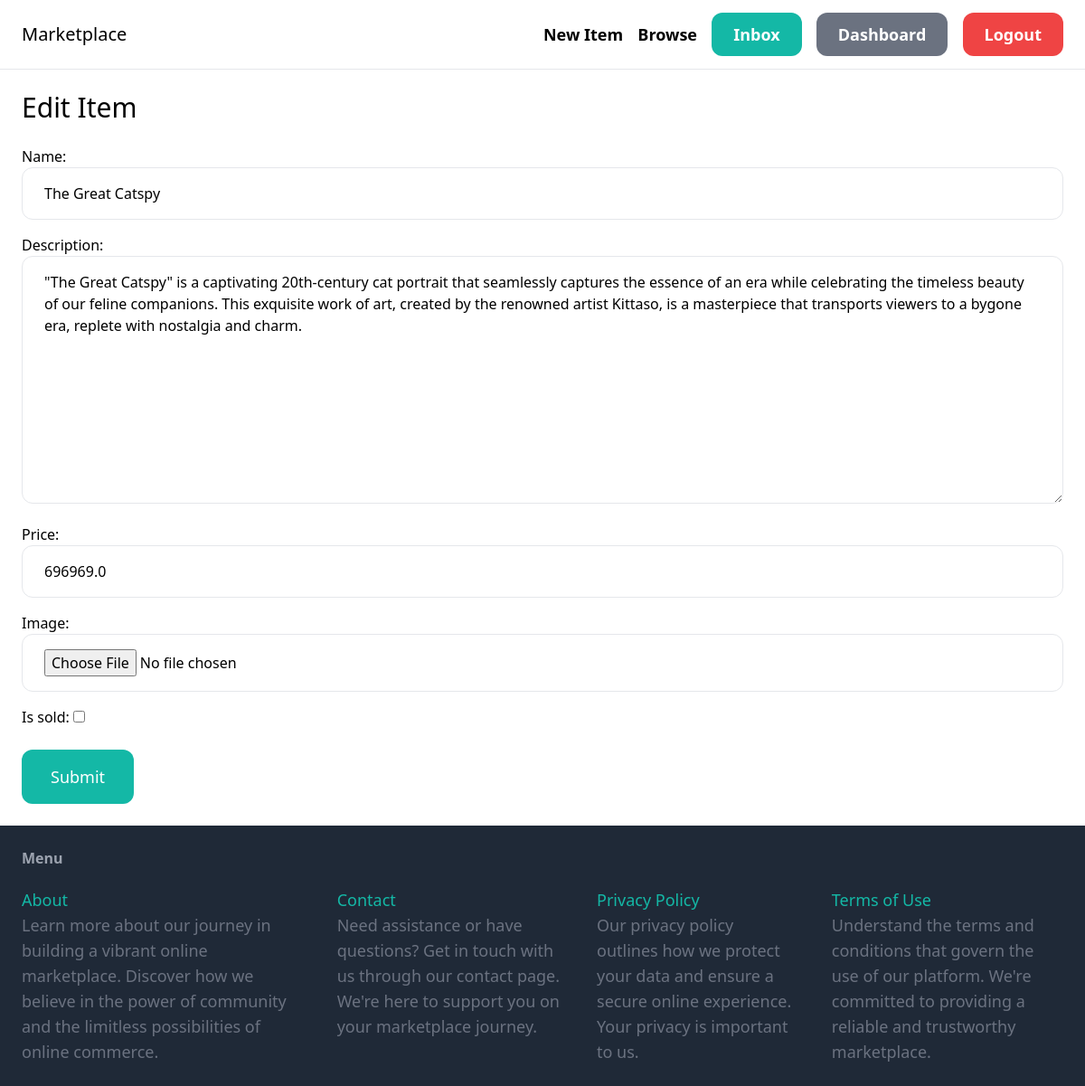
Screenshot of /items/9/edit/ (signed in) with the database file from the repository.
### item/models.py (models this page shows, shortened)
class Item(models.Model):
    category = models.ForeignKey(Category, related_name='items',on_delete=models.CASCADE)
    name = models.CharField(max_length=255)
    description = models.TextField(blank=True, null=True)
    price = models.FloatField()
    image = models.ImageField(upload_to='item_images',blank=True, null=True)
    is_sold = models.BooleanField(default=False)
    created_by = models.ForeignKey(User,related_name='items',on_delete=models.CASCADE)
    created_At = models.DateTimeField(auto_now_add=True)

### item/views.py (the view)
# urls.py: path('<int:pk>/edit/', views.edit, name='edit'),
@login_required
def edit(request, pk):
    item = get_object_or_404(Item, pk=pk, created_by=request.user)
    if request.method == 'POST':
        form = EditItemForm(request.POST, request.FILES, instance=item)
        if form.is_valid():
            form.save()
            return redirect('item:detail', pk=item.id)
    else:
        form = EditItemForm(instance=item)
    return render(request, 'item/form.html',{
        'form': form,
        'title': 'Edit Item',
    })

### item/forms.py
class EditItemForm(forms.ModelForm):
    class Meta:
        model=Item
        fields = ('name','description','price','image','is_sold')
        widgets = {
            'name': forms.TextInput(attrs={
            'class':INPUT_CLASSES
            }),
            'description': forms.Textarea(attrs={
            'class':INPUT_CLASSES
            }),
            'price': forms.TextInput(attrs={
            'class':INPUT_CLASSES
            }),
            'image': forms.FileInput(attrs={
            'class':INPUT_CLASSES
            })
        }

### item/templates/item/form.html (shortened to what this page needs)
{% extends 'core/base.html' %}
{% block content %}
    <h1 class="mb-6 text-3xl">{{title}}</h1>
    <form method="post" action="." enctype="multipart/form-data">
        <div class="space-y-4">
            {{form.as_p}}
        </div>
        <button class="mt-6 py-4 px-8 text-lg bg-teal-500 hover:bg-teal-700 rounded-xl text-white">Submit</button>
    </form>
{% endblock%}

### rows the page displays
Item: name "The Great Catspy", description "\"The Great Catspy\" is a captivating 20th-century cat portrait that seamlessly captures the essence of an era while celebrating the timeless beauty of our feline companions. This exquisite work of art, created by the renowned artist Kittaso, is a masterpiece that transports viewers to a bygone era, replete with nostalgia and charm.", price "696969.0"

### other values shown
{{ title }} "Edit Item"
